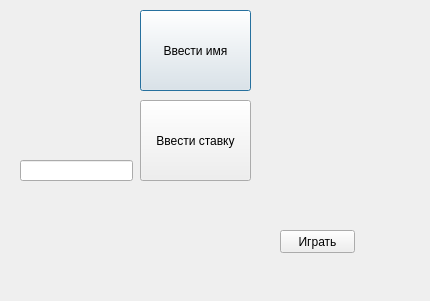
<?xml version="1.0" encoding="UTF-8"?>
<ui version="4.0">
 <class>firstDialog</class>
 <widget class="QDialog" name="firstDialog">
  <property name="geometry">
   <rect>
    <x>0</x>
    <y>0</y>
    <width>430</width>
    <height>301</height>
   </rect>
  </property>
  <property name="windowTitle">
   <string>Dialog</string>
  </property>
  <widget class="QPushButton" name="pushButton">
   <property name="geometry">
    <rect>
     <x>140</x>
     <y>10</y>
     <width>111</width>
     <height>81</height>
    </rect>
   </property>
   <property name="text">
    <string>Ввести имя</string>
   </property>
  </widget>
  <widget class="QPushButton" name="pushButton_2">
   <property name="geometry">
    <rect>
     <x>140</x>
     <y>100</y>
     <width>111</width>
     <height>81</height>
    </rect>
   </property>
   <property name="text">
    <string>Ввести ставку</string>
   </property>
  </widget>
  <widget class="QPushButton" name="pushButton_3">
   <property name="geometry">
    <rect>
     <x>280</x>
     <y>230</y>
     <width>75</width>
     <height>23</height>
    </rect>
   </property>
   <property name="text">
    <string>Играть</string>
   </property>
  </widget>
  <widget class="QLineEdit" name="lineEdit">
   <property name="geometry">
    <rect>
     <x>20</x>
     <y>160</y>
     <width>113</width>
     <height>21</height>
    </rect>
   </property>
  </widget>
 </widget>
 <resources/>
 <connections/>
</ui>
